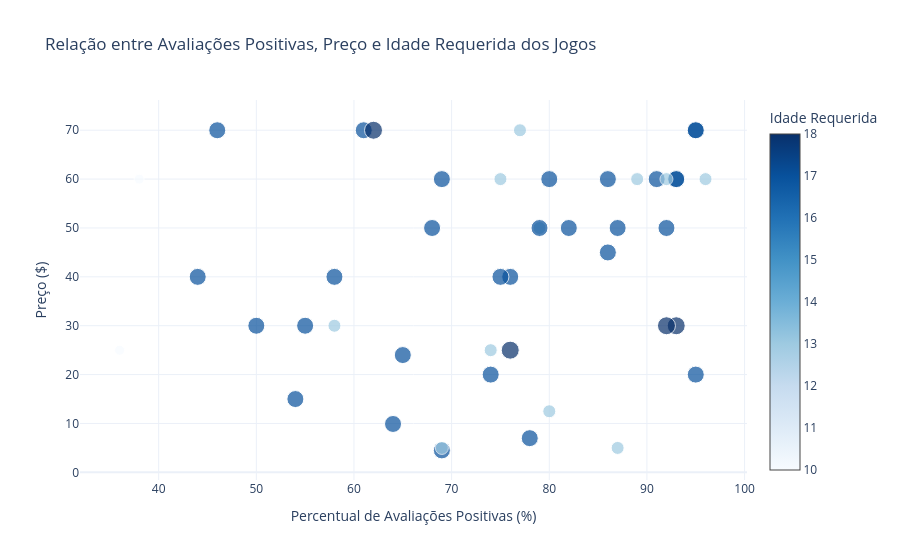

The cell this chart's notebook holds for it:
### Markdown cell above
### Relação entre Percentual de avaliações positivas em relação ao total de análises, preço e idade requerida (acima de 0 - livre)

### Code cell
df_filtered_age = df.query("required_age > 0")
fig_dlc = go.Figure()

fig_dlc.add_trace(go.Scatter(
    x=df_filtered_age["pct_pos_total"],
    y=df_filtered_age["price"],
    mode='markers',
    marker=dict(
        size=df_filtered_age["required_age"],
        color=df_filtered_age["required_age"],
        colorscale='blues',
        showscale=True,
        colorbar=dict(title="Idade Requerida")
    ),
    text=df_filtered_age["name"],
    hovertemplate=(
        "<b>%{text}</b><br>" +
        "Preço: R$ %{y:.2f}<br>" +
        "Avaliações Positivas: %{x:.1f}%<br>" +
        "Idade Requerida: %{marker.color} anos"
    )
))

fig_dlc.update_layout(
    title="Relação entre Avaliações Positivas, Preço e Idade Requerida dos Jogos",
    xaxis_title="Percentual de Avaliações Positivas (%)",
    yaxis_title="Preço ($)",
    template="plotly_white",
    height=600
)

fig_dlc.show()

### Figure 1 — Plotly figure (JSON) as saved in the notebook; plotly's stock layout.template omitted (floating-point values rounded to 4 significant figures)
{"data": [{"hovertemplate": "<b>%{text}</b><br>Preço: R$ %{y:.2f}<br>Avaliações Positivas: %{x:.1f}%<br>Idade Requerida: %{marker.color} anos", "marker": {"color": [13.0, 17.0, 17.0, 17.0, 17.0, 17.0, 17.0, 18.0, 17.0, 17.0, 17.0, 17.0, 17.0, 13.0, 13.0, 17.0, 13.0, 18.0, 18.0, 17.0, 13.0, 17.0, 17.0, 17.0, 13.0, 17.0, 10.0, 10.0, 17.0, 13.0, 17.0, 17.0, 17.0, 17.0, 17.0, 17.0, 17.0, 13.0, 18.0, 17.0, 17.0, 17.0, 13.0, 17.0, 13.0, 13.0], "colorbar": {"title": {"text": "Idade Requerida"}}, "colorscale": [[0, "rgb(247,251,255)"], [0.125, "rgb(222,235,247)"], [0.25, "rgb(198,219,239)"], [0.375, "rgb(158,202,225)"], [0.5, "rgb(107,174,214)"], [0.625, "rgb(66,146,198)"], [0.75, "rgb(33,113,181)"], [0.875, "rgb(8,81,156)"], [1, "rgb(8,48,107)"]], "showscale": true, "size": [13.0, 17.0, 17.0, 17.0, 17.0, 17.0, 17.0, 18.0, 17.0, 17.0, 17.0, 17.0, 17.0, 13.0, 13.0, 17.0, 13.0, 18.0, 18.0, 17.0, 13.0, 17.0, 17.0, 17.0, 13.0, 17.0, 10.0, 10.0, 17.0, 13.0, 17.0, 17.0, 17.0, 17.0, 17.0, 17.0, 17.0, 13.0, 18.0, 17.0, 17.0, 17.0, 13.0, 17.0, 13.0, 13.0]}, "mode": "markers", "text": ["Black Myth: Wukong", "HELLDIVERS™ 2", "Dying Light", "FOR HONOR™", "Dragon's Dogma 2", "Ghost of Tsushima DIRECTOR'S CUT", "Dragon Age™: The Veilguard", "Mafia II (Classic)", "Persona 3 Reload", "No Rest for the Wicked", "SILENT HILL 2", "God of War Ragnarök", "Grand Theft Auto V Enhanced", "Horizon Forbidden West™ Complete Edition", "FINAL FANTASY VII REBIRTH", "Call of Duty®: Black Ops 6", "Ravenswatch", "Suicide Squad: Kill the Justice League", "Dead Island 2", "Red Dead Redemption", "下一站江湖Ⅱ", "Senua’s Saga: Hellblade II", "Assassin's Creed Mirage", "Shin Megami Tensei V: Vengeance", "WWE 2K24", "Life is Strange: Double Exposure", "Homeworld 3", "Test Drive Unlimited Solar Crown", "Like a Dragon: Pirate Yakuza in Hawaii", "Horizon Zero Dawn™ Remastered", "SOUTH PARK: SNOW DAY!", "Dead Rising Deluxe Remaster", "NINJA GAIDEN 2 Black", "Until Dawn™", "LOLLIPOP CHAINSAW RePOP", "Skull and Bones", "Welcome to ParadiZe", "War Hospital", "The Thing: Remastered", "Ambulance Life: A Paramedic Simulator", "Crown Wars: The Black Prince", "The Elder Scrolls Online: Gold Road", "The Legend of Heroes: Trails through Daybreak II", "CRUELTY", "Populous™ II: Trials of the Olympian Gods", "Populous™"], "type": "scatter", "x": [96.0, 76.0, 95.0, 69.0, 61.0, 93.0, 69.0, 93.0, 95.0, 75.0, 95.0, 86.0, 54.0, 89.0, 77.0, 46.0, 80.0, 62.0, 76.0, 92.0, 74.0, 87.0, 74.0, 93.0, 75.0, 68.0, 38.0, 36.0, 91.0, 79.0, 50.0, 82.0, 79.0, 80.0, 86.0, 65.0, 64.0, 58.0, 92.0, 55.0, 58.0, 44.0, 92.0, 78.0, 69.0, 87.0], "y": [59.99, 39.99, 19.99, 4.49, 69.99, 59.99, 59.99, 29.99, 69.99, 39.99, 69.99, 59.99, 14.99, 59.99, 69.99, 69.99, 12.49, 69.99, 24.99, 49.99, 24.99, 49.99, 19.99, 59.99, 59.99, 49.99, 59.99, 24.99, 59.99, 49.99, 29.99, 49.99, 49.99, 59.99, 44.99, 23.99, 9.89, 29.99, 29.99, 29.99, 39.99, 39.99, 59.99, 6.99, 4.99, 4.99]}], "layout": {"autosize": true, "title": {"text": "Relação entre Avaliações Positivas, Preço e Idade Requerida dos Jogos"}, "xaxis": {"autorange": true, "range": [32.1, 100.1], "title": {"text": "Percentual de Avaliações Positivas (%)"}, "type": "linear"}, "yaxis": {"autorange": true, "range": [-1.237, 75.83], "title": {"text": "Preço ($)"}, "type": "linear"}}}
